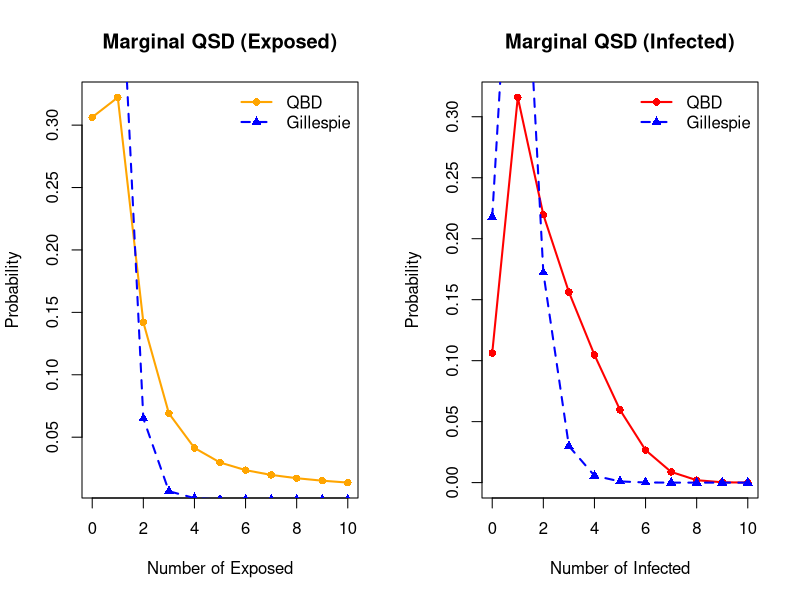
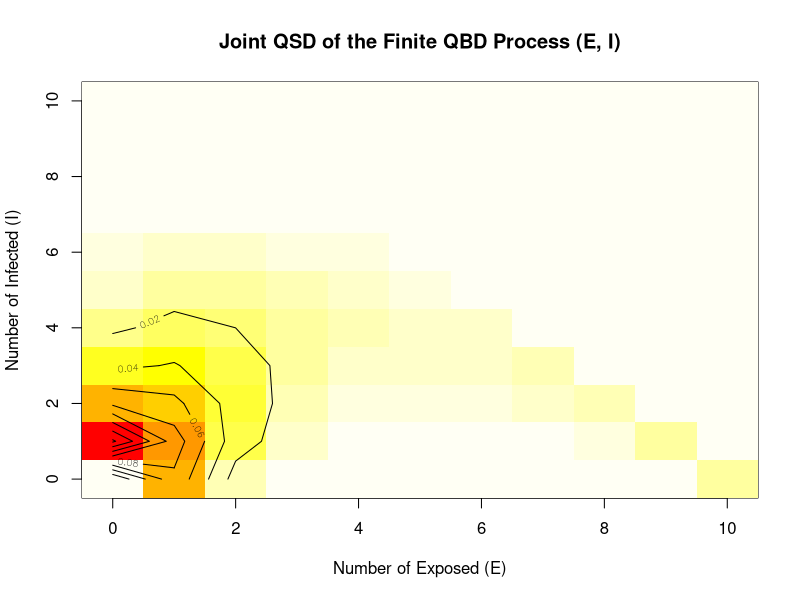

These figures' R source, in order:
# Algorithm 3: The stationary probability of the finite QBD
rm(list=ls())
N      <- 10      # total population
alpha  <- 1.8     # rate E -> I
beta   <- 1.5    # rate I -> S
lambda <- 0.8     # infection rate

alpha_e  <- function(e) alpha * e
beta_i   <- function(i) beta * i
lambda_ei <- function(e, i) i * (N - e - i) * lambda / N

#----------------------------------------------
# The block Q_{e,e-1}
Q_em1 <- function(e) {
  if (e == 1) {
    return( diag(rep(alpha_e(1), N)) )   # Case e = 1 : Q_{1,0}
  }
  m <- N - e + 1                         # Case e > 1 : Q_{e,e-1}
  Q <- matrix(0, m, m + 1)
  
  for (i in 1:m) {
    Q[i, i + 1] <- alpha_e(e)
  }
  return(Q)
}

#-------------------------
# The block Q_{e,e}
Q_ee <- function(e, beta_fun = beta_i) {
  # =========================
  # Case e = 0 : Q_{0,0}
  # =========================
  if (e == 0) {
    Q <- matrix(0, N, N)
    for (i in 1:N) {
      q0i <- beta_fun(i) + lambda_ei(0, i)
      Q[i, i] <- -q0i
      if (i >= 2) {
        Q[i, i - 1] <- beta_fun(i)
      }
    }
    return(Q)
  }
  
  # =========================
  # Case e >= 1 : Q_{e,e}
  # =========================
  m <- N - e + 1
  Q <- matrix(0, m, m)
  
  # FIXED: Added parentheses around (m - 1) to prevent i from starting at -1
  for (i in 0:(m - 1)) {
    q_ei <- alpha_e(e) + beta_fun(i) + lambda_ei(e, i)
    Q[i+1, i+1] <- -q_ei
    if (i >= 1) {
      Q[i+1, i ] <- beta_fun(i)
    }
  }
  return(Q)
}

#-----------------------
# The block Q_{e,e+1}
Q_ep1<- function(e) {
  if (e == 0) {                            # Case e = 0 : Q_{0,1}
    Q <- matrix(0, N, N)
    for (i in 1:(N - 1)) {
      Q[i, i + 1] <- lambda_ei(0, i)
    }
    return(Q)
  }
  
  m1 <- N - e + 1                         # Case e > 0 : Q_{e,e+1}
  m2 <- N - e
  Q <- matrix(0, m1, m2)
  for (i in 0:(m2 - 1)) {
    Q[i + 1, i + 1] <- lambda_ei(e, i)
  }
  return(Q)
}

#----------------------------------------------------------------------------
# ALGORITHM of GAVER
#----------------------------------------------------------------------------
# Step 1: compute matrices B_e
#.............................................................................
compute_B <- function(N) {
  B <- vector("list", N + 1)
  B[[1]] <- Q_ee(0)
  
  for (e in 1:N) {
    B[[e + 1]] <- Q_ee(e) +
      Q_em1(e) %*% solve(-B[[e]]) %*% Q_ep1(e - 1)
  }
  B
}

#-----------------------------------------------------------------------------
# Step 2: compute P(N)B_N=0 and P(N)e_d(N)=1
#------------------------------------------------------------------------------
stationary_dist <- function(Q) {
  d <- nrow(Q)
  A <- t(Q)
  A[d, ] <- rep(1, d)
  b <- c(rep(0, d - 1), 1)
  
  solve(A, b)
}

#-------------------------------------------------------------------------------
# Steps 3 and 4: decreasing reconstruction + normalization
#-------------------------------------------------------------------------------
Gaver_QBD <- function(N) {
  B <- compute_B(N)
  P <- vector("list", N + 1)
  
  P[[N + 1]] <- stationary_dist(B[[N + 1]])
  delta <- sum(P[[N + 1]])
  
  for (e in (N - 1):0) {
    P[[e + 1]] <- as.numeric(
      P[[e + 2]] %*% Q_em1(e + 1) %*% solve(-B[[e + 1]])
    )
    delta <- delta + sum(P[[e + 1]])
  }
  
  for (e in 0:N) P[[e + 1]] <- P[[e + 1]] / delta
  P
}

#----------------------------------------------------------------------------
#=====================================
# Stationary joint distribution
# rows : Exposed E
# Columns : Infected I
#=====================================
joint_dist <- function(P, N) {
  Pi <- matrix(0, nrow = N + 1, ncol = N + 1)
  
  # ---- Niveau e = 0 (I = 1,...,N)
  Pi[1, 2:(N + 1)] <- as.numeric(P[[1]])
  
  # ---- Niveaux e >= 1 (I = 0,...,N-e)
  for (e in 1:N) {
    Pi[e + 1, 1:(N - e + 1)] <- as.numeric(P[[e + 1]])
  }
  
  rownames(Pi) <- paste0("E=", 0:N)
  colnames(Pi) <- paste0("I=", 0:N)
  
  return(Pi)
}

#----------------------------------------------------------------------------


P  <- Gaver_QBD(N)
QBD_joint_dist <- joint_dist(P, N)

marg_E <- rowSums(QBD_joint_dist)
marg_I <- colSums(QBD_joint_dist)

# =========================================================================
# Run Gillespie Simulation to get Empirical Distributions for Comparison
# =========================================================================
cat("Running Gillespie Simulation for comparison...\n")
set.seed(42) # Added a seed for reproducible trajectories 
n_sims <- 1000
t_max  <- 200
joint_time <- matrix(0, nrow = N + 1, ncol = N + 1)

for (sim in 1:n_sims) {
  e <- 1; i <- 1; t <- 0
  while ((e + i) > 0 && t < t_max) {
    r1 <- i * (N - e - i) * lambda / N
    r2 <- e * alpha
    r3 <- i * beta
    
    R_total <- r1 + r2 + r3
    if (R_total == 0) break
    
    u1 <- runif(1); u2 <- runif(1)
    tau <- (1 / R_total) * log(1 / u1)
    
    joint_time[e + 1, i + 1] <- joint_time[e + 1, i + 1] + tau
    t <- t + tau
    
    if (u2 < (r1 / R_total)) { e <- e + 1 } 
    else if (u2 < ((r1 + r2) / R_total)) { e <- e - 1; i <- i + 1 } 
    else { i <- i - 1 }
  }
}

total_time <- sum(joint_time)
joint_dist_gillespie <- joint_time / total_time
empirical_E <- rowSums(joint_dist_gillespie)
empirical_I <- colSums(joint_dist_gillespie)

# =========================================================================
# Plotting Comparisons
# =========================================================================
# Set up a 1x2 plotting grid to show all three distributions side-by-side
par(mfrow = c(1, 2))

# 1. Comparison of Marginal Exposed (E)
plot(0:N, marg_E, type = "o", col = "orange", lwd = 2, pch = 16,
     main = "Marginal QSD (Exposed)", xlab = "Number of Exposed", ylab = "Probability")
lines(0:N, empirical_E, type = "o", col = "blue", lwd = 2, pch = 17, lty = 2)
legend("topright", legend = c("QBD", "Gillespie"),
       col = c("orange", "blue"), lwd = 2, pch = c(16, 17), lty = c(1, 2), bty = "n")

# 2. Comparison of Marginal Infected (I)
plot(0:N, marg_I, type = "o", col = "red", lwd = 2, pch = 16,
     main = "Marginal QSD (Infected)", xlab = "Number of Infected", ylab = "Probability")
lines(0:N, empirical_I, type = "o", col = "blue", lwd = 2, pch = 17, lty = 2)
legend("topright", legend = c("QBD", "Gillespie"),
       col = c("red", "blue"), lwd = 2, pch = c(16, 17), lty = c(1, 2), bty = "n")

par(mfrow = c(1, 1))

# 3. QBD Joint Distribution as a Heatmap
image(x = 0:N, 
      y = 0:N, 
      z = QBD_joint_dist,
      col = heat.colors(50)[50:1], # Invert colors so higher density is red/dark
      main = "Joint QSD of the Finite QBD Process (E, I)",
      xlab = "Number of Exposed (E)",
      ylab = "Number of Infected (I)")
contour(x = 0:N, 
        y = 0:N, 
        z = QBD_joint_dist, 
        add = TRUE)
